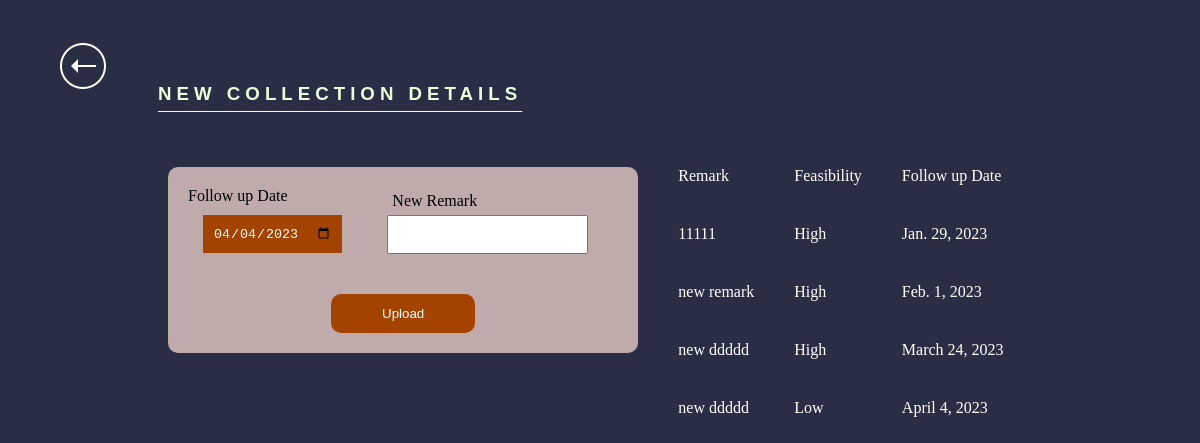
Page /addNewRemarks/28/ on the committed database.
### TrackerApp/models.py (models this page shows, shortened)
class CollectionData(models.Model):
    previousCollectionID = models.PositiveIntegerField(primary_key=False, blank=True, null=False, default=0)
    companyId = models.ForeignKey(CompanyDetails, on_delete=models.CASCADE)
    feasibility = models.IntegerField(choices=Feasibility.choices, default=Feasibility.LOW)
    followUpDate = models.DateField(auto_now=False)
    remark = models.CharField(max_length=100, blank=False)
    reference = models.CharField(max_length=100, blank=True)
    enquiry = models.ManyToManyField(Enquiry, default="", blank=True)
    imageFileData = models.ImageField(upload_to='images/', blank=True)

### TrackerApp/views.py (the view)
# urls.py: path('addNewRemarks/<int:companyId>/', addNewRemarks),
def addNewRemarks(request, **kwargs):
    print(kwargs.get("companyId"))
    companyId = kwargs.get("companyId")
    if request.method == "POST":
        followUpDate = request.POST.get("newDate")
        remark = request.POST.get("newRemark")
        print(followUpDate)
        print(remark)
        addNewRemarkToDataBase(companyId, followUpDate, remark,Feasibility.HIGH)
    collectionDetails = CollectionData.objects.filter(companyId=companyId)
    return render(request, 'NewRemarkPage.html', {"collectionDetails": collectionDetails})

### TrackerApp/templatetags/classtags.py (called while the page is built)
@register.filter
def getFeasibilityTag(enum):
    if enum == 1:
        return "High"
    elif enum == 2:
        return "Medium"
    else:
        return "Low"

### TrackerApp/templates/NewRemarkPage.html (shortened to what this page needs)
{% extends "basehtml.html" %}
{% block content %}
{% load static %}
{% load classtags %}
<div style="    display: flex;
    margin-top: 41px;
    flex-direction: row;
    align-items: flex-start;">
    <img onclick="window.location.href='{{ request.scheme }}://{{ request.get_host }}/dashboard'"
         style="height:50px;margin: 0px 50px;"
         src="{{ request.scheme }}://{{ request.get_host }}{{MEDIA_URL}}/media/static_images/back_icon.png"/>
    <div>
        <h3 style="color: var(--highLights);font-family: sans-serif;letter-spacing: 5px; font-weight: bolder;     line-height: 2.5;   margin-top: 30px;
    text-decoration: underline; text-underline-offset: 11px;text-transform: uppercase;">New Collection Details</h3>
        <div id="contentBody">
            <form method="post"
                  style="    height: max-content;background:var(--primaryColor);padding: 20px;margin:30px 10px;border-radius: 10px; display: flex;flex-direction: column; align-items: center;">
                <div style="display: flex;flex-direction: row; align-items: center;    width: 100%;">
                    <div>
                        <label>Follow up Date</label>
                        <div onclick="showDatePicker()"
                             style="display:flex;padding: 0px 15px;align-items:center; margin-top: 10px;   text-transform: uppercase;color: white;">
                            <input id="newDate" name="newDate" type="date"
                                   style="background: var(--secondaryColor);color: white;border: 0px;padding: 10px;"
                                   required/>
                        </div>
                    </div>
                    <div style="display: flex;flex-direction: column;    margin: 0px 30px;">
                        <label style="padding: 5px;">New Remark</label>
                        <input type="text" name="newRemark" style="padding:10px" required>
                    </div>
                </div>
                <button type="submit"
                        style="margin-top: 3em;padding: 10px 49px;background: var(--secondaryColor);color: white;border-radius: 10px;border-color: transparent;">
                    Upload
                </button>
            </form>
            <table style="overflow-y: auto; max-height: 30em;color:white; display: flex;  flex-direction: column;" cellpadding="10px" cellspacing="20px">
                <tr>
                    <td>
                        Remark
                    </td>
                    <td>
                        Feasibility
                    </td>
                    <td>
                        Follow up Date
                    </td>
                </tr>
                {% for item in collectionDetails %}
                <tr>
                    <td>
                        {{item.remark}}
                    </td>
                    <td>
                        {{item.feasibility|getFeasibilityTag}}
                    </td>
                    <td>
                        {{item.followUpDate}}
                    </td>
                </tr>
                {% endfor %}
            </table>
        </div>
    </div>
</div>
{% endblock %}

### TrackerApp/templates/basehtml.html
<!DOCTYPE html>
<html lang="en" class="translated-ltr">
{% load static %}
<link rel="stylesheet" href="{% static 'css/globalData.css' %}">
{% block content %}
{% endblock %}
</html>

### TrackerApp/static/css/globalData.css (style rules this page uses)
:root { --backgroundColor:#2a2e45; --primaryColor:#bfacaa; --secondaryColor:#a44200; --highLights:#eaffda; --labelColor:#bfacaa }

### TrackerApp/templates/NewRemarkPage.html (style rules this page uses)
#contentBody { display:flex; }

### rows in the picture
CollectionData: remark "11111", feasibility|getFeasibilityTag "High", followUpDate "Jan. 29, 2023"
CollectionData: remark "new remark", feasibility|getFeasibilityTag "High", followUpDate "Feb. 1, 2023"
CollectionData: remark "new ddddd", feasibility|getFeasibilityTag "High", followUpDate "March 24, 2023"
CollectionData: remark "new ddddd", feasibility|getFeasibilityTag "Low", followUpDate "April 4, 2023"
